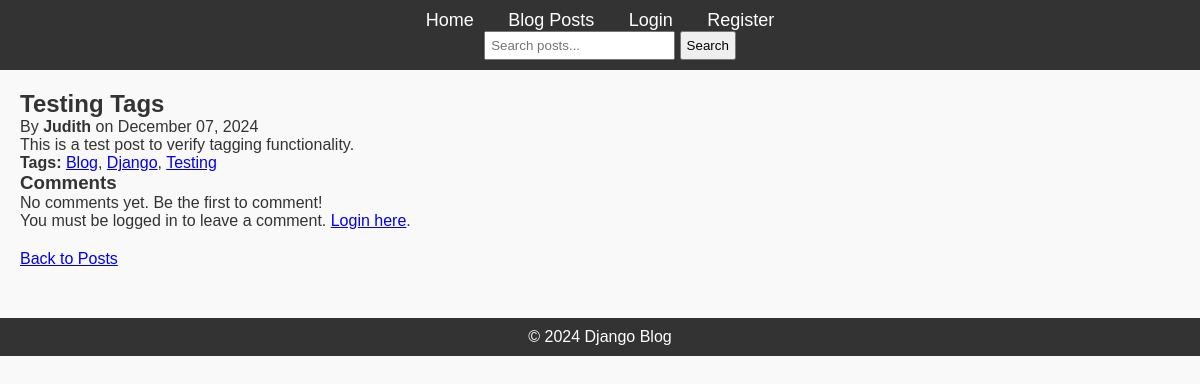
/post/5/, run on the app's committed database.
### blog/models.py (models this page shows, shortened)
class Post(models.Model):
    title = models.CharField(max_length=200)
    content = models.TextField()
    published_date = models.DateTimeField(auto_now_add=True)
    author = models.ForeignKey(User, on_delete=models.CASCADE)
    tags = TaggableManager()  # Add tags field

### blog/views.py (the view)
# urls.py: path('post/<int:pk>/', PostDetailView.as_view(), name='post-detail'),
class PostDetailView(DetailView):
    model = Post
    template_name = 'blog/post_detail.html'

### blog/templates/blog/post_detail.html (shortened to what this page needs)
{% extends 'blog/base.html' %}
{% block content %}
    <h2>{{ post.title }}</h2>
    <p>
        By <strong>{{ post.author }}</strong> on {{ post.published_date|date:"F d, Y" }}
    </p>
    <p>{{ post.content }}</p>
    <p>
        <strong>Tags:</strong>
        {% for tag in post.tags.all %}
            <a href="{% url 'tagged-posts' tag.name %}">{{ tag.name }}</a>{% if not forloop.last %}, {% endif %}
        {% empty %}
            No tags.
        {% endfor %}
    </p>
    <h3>Comments</h3>
    {% for comment in post.comments.all %}
        <div style="margin-bottom: 15px; padding: 10px; border: 1px solid #ddd; border-radius: 5px;">
            <p>
                <strong>{{ comment.author }}</strong> -
                <small>{{ comment.created_at|date:"F d, Y H:i" }}</small>
            </p>
            <p>{{ comment.content }}</p>
            {% if user == comment.author %}
                <a href="{% url 'edit-comment' comment.id %}">Edit</a> |
                <a href="{% url 'delete-comment' comment.id %}">Delete</a>
            {% endif %}
        </div>
    {% empty %}
        <p>No comments yet. Be the first to comment!</p>
    {% endfor %}
    {% if user.is_authenticated %}
        <h3>Leave a Comment</h3>
        <form method="POST" action="{% url 'add-comment' post.pk %}" style="margin-top: 15px;">
            {% csrf_token %}
            {{ form.as_p }}
            <button type="submit">Post Comment</button>
        </form>
    {% else %}
        <p>You must be logged in to leave a comment.
            <a href="{% url 'login' %}">Login here</a>.
        </p>
    {% endif %}
    <div style="margin-top: 20px;">
        <a href="{% url 'post-list' %}">Back to Posts</a>
    </div>
{% endblock %}

### blog/static/css/styles.css (style rules this page uses)
* { margin: 0; padding: 0; box-sizing: border-box; }
body { font-family: Arial, sans-serif; background-color: #f9f9f9; color: #333; }

### data on the page
Post: title "Testing Tags", author "Judith", published_date "December 07, 2024", content "This is a test post to verify tagging functionality."
Tag: name "Blog"
Tag: name "Django"
Tag: name "Testing"
